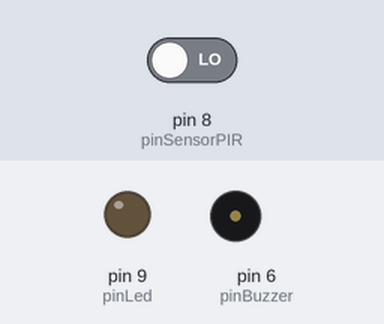
A sketch run on a simulated Arduino Uno, built with avr-gcc and run on an emulated ATmega328P. On the bench: output pins drawn as LEDs (lit = HIGH), buzzer (waves = sounding). The inputs (shaded band) are chosen by the test bench; at power-on: pin 8 (pinSensorPIR) LOW.

Above: at 1.2 s.
1.3 s: pin 8 (pinSensorPIR) driven HIGH
At 1.9 s:
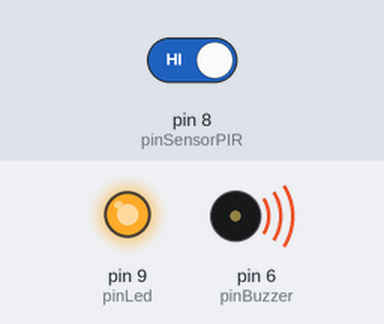
4.3 s: pin 8 (pinSensorPIR) driven LOW
At 6.2 s:
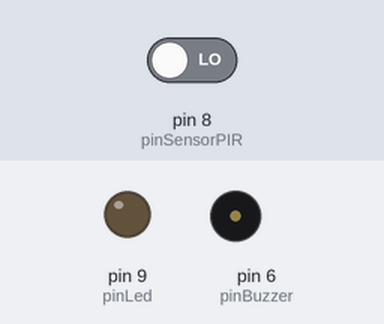
Timing chart, 0 to 7.7 s (numbered marks = the images above; inputs shaded):
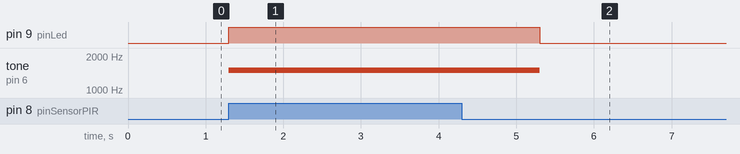

The sketch:

A25_E2B.ino
```cpp
int pinBuzzer = 6;
int pinSensorPIR = 8;
int pinLed = 9;
int valorSensorPIR = 0;
void setup()
{
  pinMode(pinBuzzer,OUTPUT);
  pinMode(pinSensorPIR,INPUT);
  pinMode(pinLed,OUTPUT);
}

void loop()
{
  valorSensorPIR = digitalRead(pinSensorPIR);
  if (valorSensorPIR == 1)
    {
      ligarAlarme();
    }
    else
    {
      desligarAlarme();
    }
}

void ligarAlarme()
{
  digitalWrite(pinLed,HIGH);
  tone(pinBuzzer,1500);
  delay(2000);
  desligarAlarme();
}

void desligarAlarme()
{
  digitalWrite(pinLed, LOW);
  noTone(pinBuzzer);
}
```

Measured:
- after the input at 1.3 s, pin 9 (pinLed): LOW → HIGH at once; tone on pin 6 (pinBuzzer): silent → 1500 Hz at once
- after the input at 4.3 s, pin 9 (pinLed): HIGH → LOW after 1.0 s; tone on pin 6 (pinBuzzer): 1500 Hz → silent after 1.0 s
